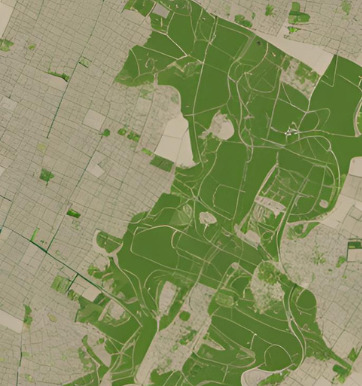
#> input picture 20222023 Question Paper/land.jpg, 362 x 386 px, found by its file name
$ python Q3.py
#> lines starting #> are read from the running program, lines starting #| are printed output that depends on the picture
#> further down, rgb_image is the input picture: shape (386, 362, 3); mean B, G, R 96.7, 142.5, 134.5
import cv2
import numpy as np
import matplotlib.pyplot as plt

def calculate_vari(rgb_image):
    blue, green, red = cv2.split(rgb_image)
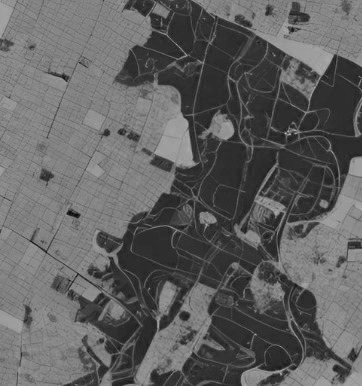
#> blue: shape (386, 362); min 5, max 200, mean 96.7
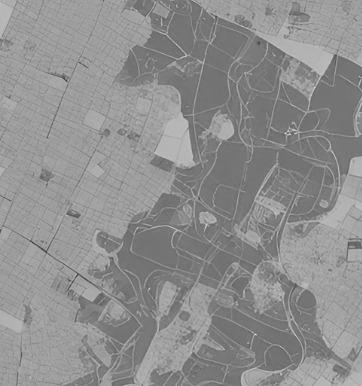
#> green: shape (386, 362); min 57, max 231, mean 142.5
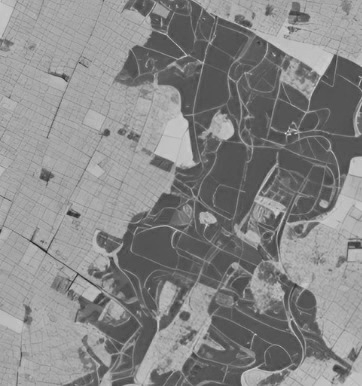
#> red: shape (386, 362); min 35, max 228, mean 134.5
    vari = (green - red) / (green + red - blue + 0.1)
    return vari

def normalize_vari(vari_result):
    return ((vari_result + 1) * 127.5).astype(np.uint8)
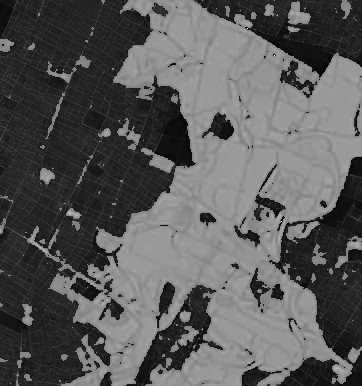
#> returned value: shape (386, 362); min 0, max 254, mean 89.7

def apply_threshold_colormap(vari_normalized, threshold):
#> called with threshold = 100
    rows, cols = vari_normalized.shape[:2]
#> rows = 386; cols = 362
    color_map = np.zeros((rows, cols, 3), dtype=np.uint8)

    # Apply the threshold-based colormap
    for i in range(rows):
        for j in range(cols):
            if vari_normalized[i, j] < threshold:
                color_map[i, j] = [255, 0, 0]  # Blue for values below threshold
            else:
                color_map[i, j] = [0, 255, 0]  # Green for values above or equal to threshold
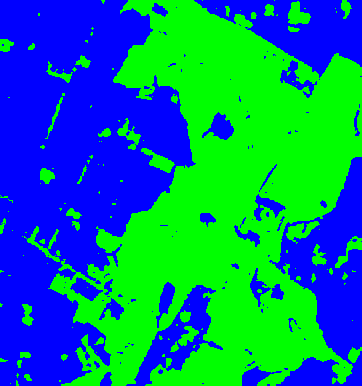
#> color_map: shape (386, 362, 3); mean of channels 0, 1, 2 128.3, 126.7, 0; drawn as B, G, R

    return color_map

# Read the original image
rgb_image = cv2.imread(r"images/land.jpg")

# Calculate VARI
vari_result = calculate_vari(rgb_image)

# Normalize VARI
vari_normalized = normalize_vari(vari_result)

# Define the threshold
threshold = 100

# Apply threshold-based colormap
color_map = apply_threshold_colormap(vari_normalized, threshold)
# Save the colour map image
cv2.imwrite("colour_map.jpg",color_map)
# Plot side by side using Matplotlib, Optional
plt.figure(figsize=(10, 5))

# Plot original image
plt.subplot(1, 2, 1)
plt.imshow(cv2.cvtColor(rgb_image, cv2.COLOR_BGR2RGB))
plt.title('Original Image')
plt.axis('off')

# Plot VARI thresholded image
plt.subplot(1, 2, 2)
plt.imshow(cv2.cvtColor(color_map, cv2.COLOR_BGR2RGB))
plt.title('VARI Visualization - Threshold Colormap')
plt.axis('off')

plt.show()
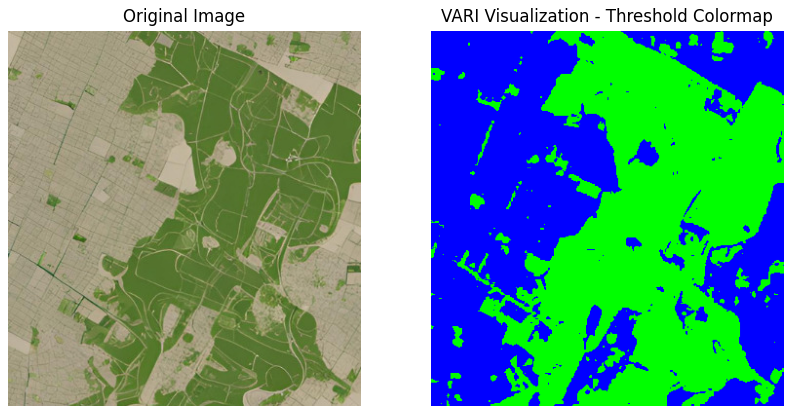
#> figure drawn by matplotlib, 2 panels
